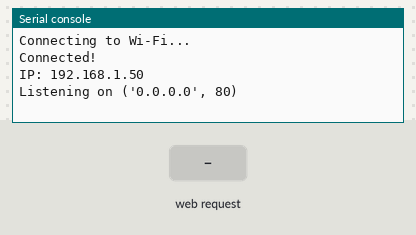
A program run on a simulated ESP32 board running MicroPython. Shown: the last lines printed to the serial console. Inputs (shaded band) come from the test bench. WiFi joins after 1.5 s; values from a settings file that is not in the repository are placeholders; the clock reads 2024-03-15 10:24:30 at power-on unless the program sets it.

Above: at 2.7 s.
2.8 s: HTTP request GET / received
At 4.0 s:
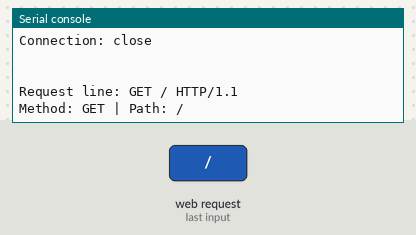
4.3 s: HTTP request GET /hello received
At 5.3 s:
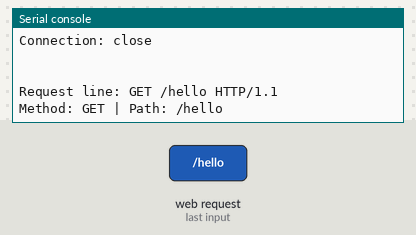

Measured:
- after the input at 2.8 s, the serial console: prints a new line at once (image 1)
- after the input at 4.3 s, the serial console: prints a new line at once (image 2)

The program:

main.py
```python
import network
import time
import socket

try:
    from wifi_config import SSID, PASSWORD
except ImportError:
    raise RuntimeError("Create wifi_config.py from wifi_config.example")

WIFI_TIMEOUT = 10

def connect_wifi():
    wlan = network.WLAN(network.STA_IF)
    wlan.active(True)

    if not wlan.isconnected():
        print("Connecting to Wi-Fi...")
        wlan.connect(SSID, PASSWORD)

        start = time.time()

        while not wlan.isconnected():
            if time.time() - start > WIFI_TIMEOUT:
                print("Connection timeout")
                return None
            time.sleep(0.5)
    print("Connected!")
    print("IP:", wlan.ifconfig()[0])
    return wlan

def home_handler(params):
    return 200, "text/html", "<h1>Home page</h1>"
def hello_handler(params):
    name = params.get("name", "Guest")
    return 200, "text/html", f"<h1>Hello {name}</h1>"
def not_found_handler(params):
    return 404, "text/html", "<h1>404 Not found</h1>"

ROUTES = {
    "/": home_handler,
    "/hello": hello_handler,
}

def parse_query(query_string):
    params = {}

    if not query_string:
        return params

    pairs = query_string.split("&")

    for pair in pairs:
        if "=" in pair:
            key, value = pair.split("=", 1)
            params[key] = value

    return params

def handle_client(client):
    request = client.recv(1024)

    if not request:
        client.close()
        return

    request_str = request.decode("utf-8")
    print("Raw request:")
    print(request_str)

    request_line = request_str.split("\r\n")[0]
    print("Request line:", request_line)

    parts = request_line.split()

    if len(parts) < 2:
        client.close()
        return

    method = parts[0]
    full_path = parts[1]

    if "?" in full_path:
        path, query_string = full_path.split("?", 1)
    else:
        path = full_path
        query_string = ""

    print(f"Method: {method} | Path: {path}")

    handler = ROUTES.get(path, not_found_handler)

    params = parse_query(query_string)
    status_code, content_type, body = handler(params)

    response = f"""HTTP/1.1 {status_code} {"OK" if status_code==200 else "Not Found"}
        Content-Type: {content_type}
        Connection: close

        <html>
            <head><title>ESP32 Server</title></head>
            <body>
                {body}
            </body>
        </html>
        """

    client.send(response)
    client.close()


def start_server():
    addr = socket.getaddrinfo("0.0.0.0", 80)[0][-1]

    server = socket.socket()
    server.setsockopt(socket.SOL_SOCKET, socket.SO_REUSEADDR, 1)
    server.bind(addr)
    server.listen(1)

    print("Listening on", addr)

    try:
        while True:
            client, addr = server.accept()
            print("Client connected:", addr)
            try:
                handle_client(client)
            except Exception as e:
                print("Client error:", e)
            finally:
                client.close()
    except KeyboardInterrupt:
        print("Server stopped by user")
    finally:
        print("Closing server socket")
        server.close()

def main():
    wlan = connect_wifi()
    if not wlan:
        return
    try:
        start_server()
    except Exception as e:
        print("Server error:", e)

if __name__ == "__main__":
    main()
```
